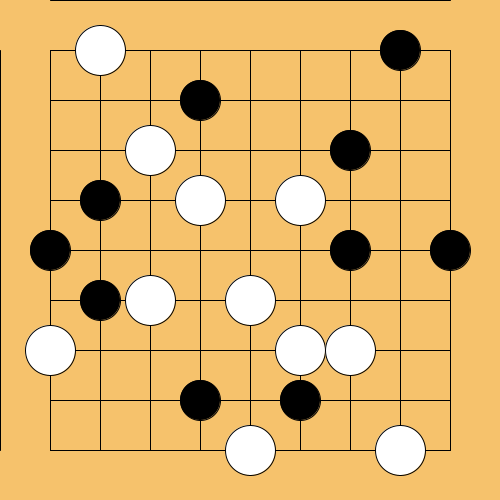
Frame 1 (no input)
Frame 60 (the mouse pressed at the canvas centre just before this capture): identical to frame 1, image omitted
Frame 120 (the mouse held since frame 60 and released just before this capture): identical to frame 1, image omitted

The Processing sketch that drew this single still picture (run headless with seeded random() and noise(); from frame 60 on, the mouse is pressed at the canvas centre):

// Processing sketch: week04_7
// ── week04_7.pde
void setup(){
  size(500,500);
}
int [][] go ={
  {0,2,0,0,0,0,0,1,0}, 
  {0,0,0,1,0,0,0,0,0}, 
  {0,0,2,0,0,0,1,0,0},
  {0,1,0,2,0,2,0,0,0},
  {1,0,0,0,0,0,1,0,1},
  {0,1,2,0,2,0,0,0,0},
  {2,0,0,0,0,2,2,0,0},
  {0,0,0,1,0,1,0,0,0},
  {0,0,0,0,2,0,0,2,0},
};
void draw(){
 //用迴圈，畫出來很多圍棋
 background(246,194,108); //木頭色棋盤
 for(int i=0; i<=9; i++){ //用迴圈，畫出很多線條
  line(50, 50*i, 450, 50*i); //湊出來的
  line(50*i, 50, 50*i, 450); //湊出來的
 }
 for(int i=0; i<9; i++){ //左手i，對應y座標
  for(int j=0; j<9; j++){ //右手j，對應x座標
    if(go[i][j]==1) {
      fill(0); //黑棋
      ellipse(50+j*50, 50+i*50, 40, 40);
    }
    else if(go[i][j]==2){
      fill(255); //白棋
      ellipse(50+j*50, 50+i*50, 50, 50); 
    }
  }
 }
}
